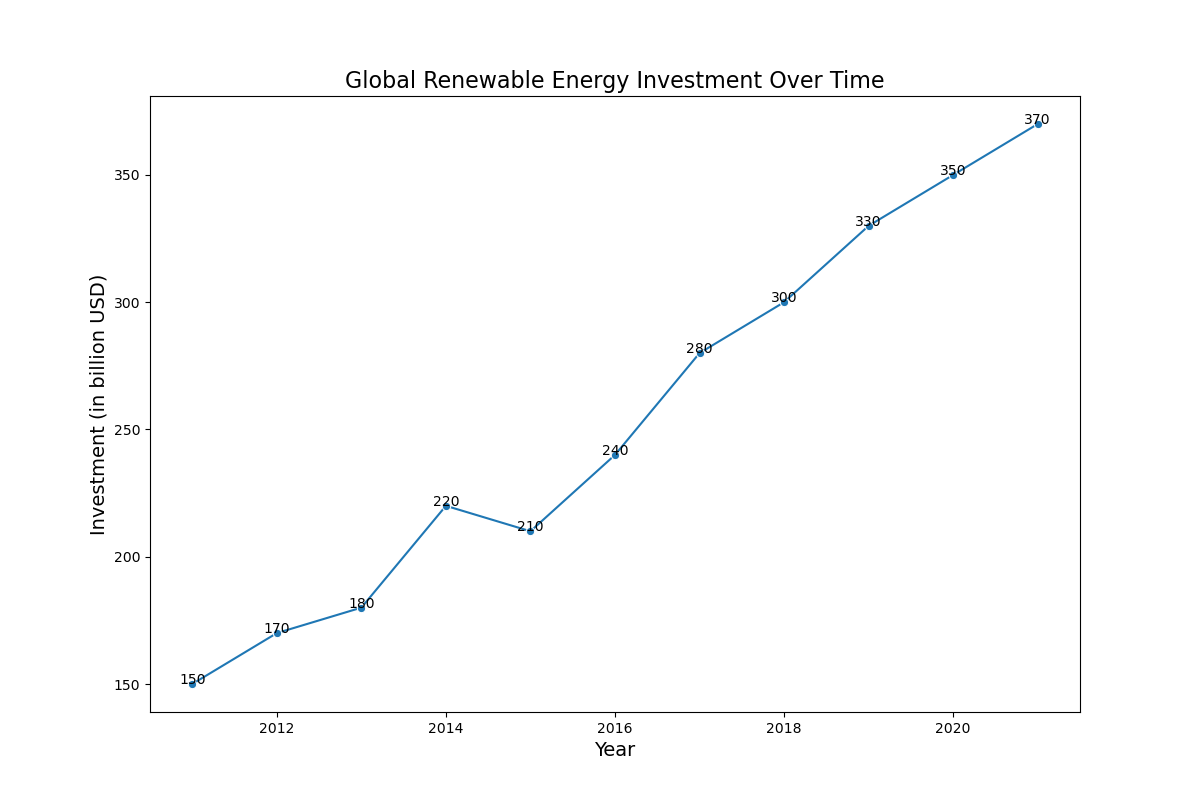

This chart was generated by the following Python code:

import pandas as pd
import seaborn as sns
import matplotlib.pyplot as plt

# Create the DataFrame directly
data = {
    'Year': [2011, 2012, 2013, 2014, 2015, 2016, 2017, 2018, 2019, 2020, 2021],
    'Renewable Energy Investment (in billion USD)': [150, 170, 180, 220, 210, 240, 280, 300, 330, 350, 370]
}
df = pd.DataFrame(data)

# Initialize the matplotlib figure to set the size
f, ax = plt.subplots(figsize=(12, 8))

# Plotting the line chart
sns.lineplot(x="Year", y="Renewable Energy Investment (in billion USD)", data=df, color="#1f77b4", marker='o')

# Customizing the axes and title
ax.set_title('Global Renewable Energy Investment Over Time', fontsize=16)
ax.set_xlabel('Year', fontsize=14)
ax.set_ylabel('Investment (in billion USD)', fontsize=14)

# Adding annotations for specific data points
for x, y in zip(df['Year'], df['Renewable Energy Investment (in billion USD)']):
    ax.text(x, y, y, color="black", ha="center", fontsize=10)

# Show the plot
plt.show()
